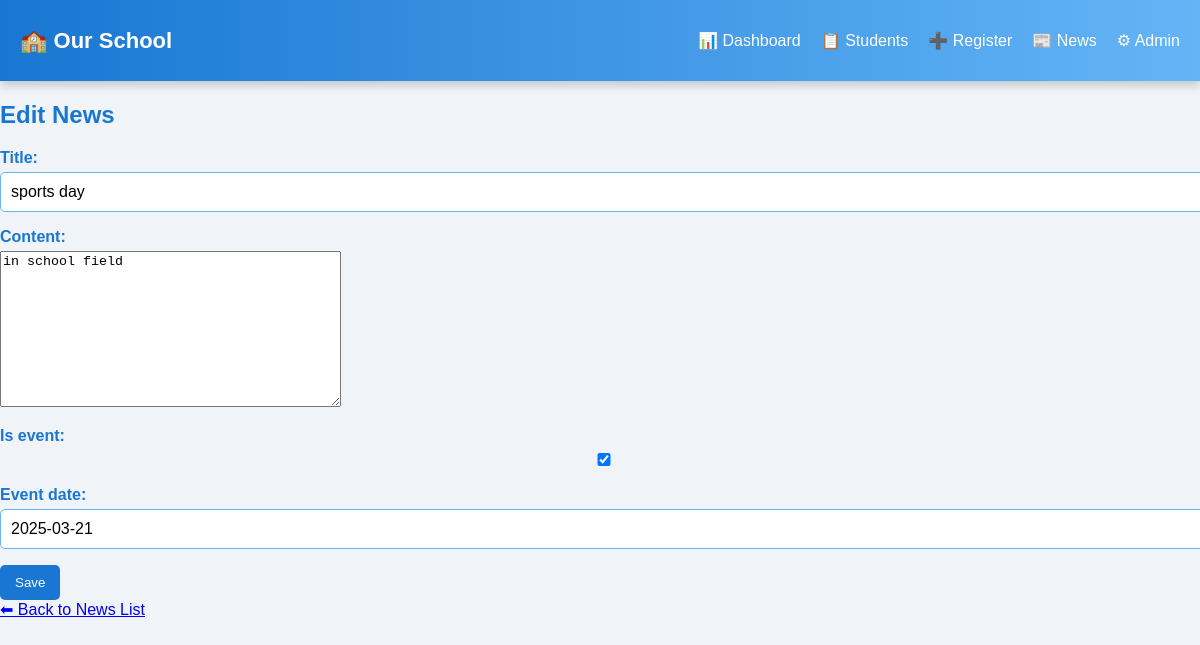
/news/edit/3/, run on the app's committed database.
### school/models.py (models this page shows, shortened)
class News(models.Model):
    title = models.CharField(max_length=255)
    content = models.TextField()
    date_posted = models.DateTimeField(auto_now_add=True)
    is_event = models.BooleanField(default=False)  # True if it's a school event
    event_date = models.DateField(null=True, blank=True)  # Event date (optional)

### school/views.py (the view)
# urls.py: path('news/edit/<int:news_id>/', views.edit_news, name='edit_news'),
def edit_news(request, news_id):
    news = get_object_or_404(News, id=news_id)
    if request.method == "POST":
        form = NewsForm(request.POST, instance=news)
        if form.is_valid():
            form.save()
            return redirect('news_list')
    else:
        form = NewsForm(instance=news)
    return render(request, 'news_form.html', {'form': form})

### school/forms.py
class NewsForm(forms.ModelForm):
    class Meta:
        model = News
        fields = '__all__'

### school/templates/news_form.html (shortened to what this page needs)
{% extends 'base.html' %}
{% block content %}
<h2>{% if form.instance.pk %}Edit News{% else %}Add News{% endif %}</h2>
<form method="post">
    {{ form.as_p }}
    <button type="submit">Save</button>
</form>
<a href="{% url 'news_list' %}">⬅ Back to News List</a>
{% endblock %}

### school/static/css/style.css (style rules this page uses)
body { font-family: 'Poppins', sans-serif; background-color: #f0f4f8; margin: 0; padding: 0; }
label { display: block; font-weight: bold; margin: 10px 0 5px; color: #1976D2; }
input { width: 100%; padding: 10px; border: 1px solid #64B5F6; border-radius: 5px; font-size: 16px; }
h2 { color: #1976D2; }
button { background-color: #1976D2; color: white; border: none; padding: 10px 15px; cursor: pointer; border-radius: 5px; transition: background 0.3s; }

### data on the page
News: title "sports day", content "in school field", is_event "☑", event_date "2025-03-21"
